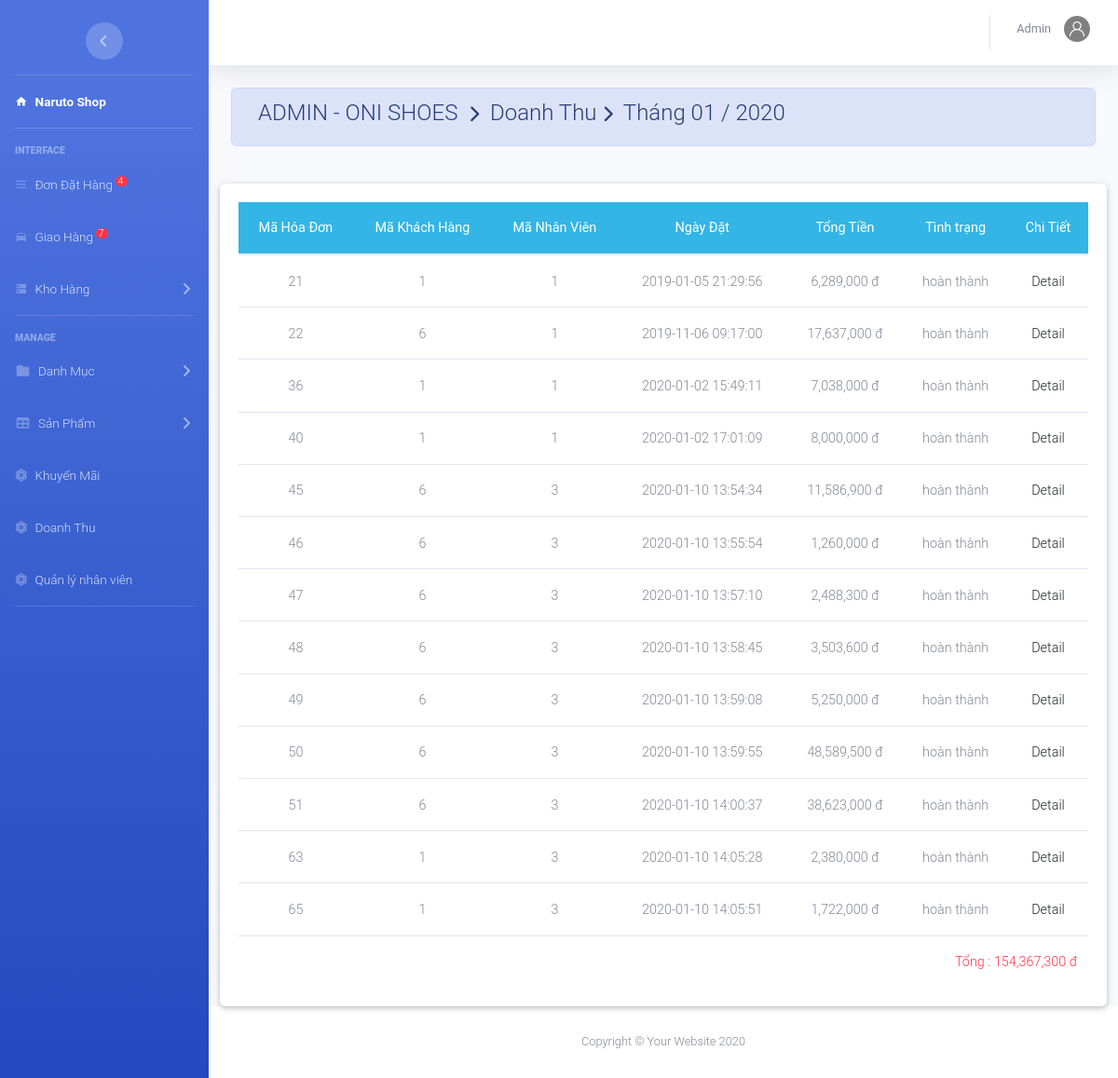
The app's page /admin/index.php?action=danhthu&view=ctdt&thang=1&nam=2020 (signed in) with its own data.
### tables this page shows
CREATE TABLE `hoadon` (
  `MaHD` int(11) NOT NULL,
  `MaKH` int(11) NOT NULL,
  `MaNV` int(11) DEFAULT NULL,
  `NgayDat` datetime DEFAULT current_timestamp(),
  `NgayGiao` datetime DEFAULT NULL,
  `TinhTrang` varchar(20) DEFAULT NULL,
  `TongTien` decimal(10,0) NOT NULL,
  `MaNVGH` varchar(50) DEFAULT NULL
);

### admin/danhthu/chitiet.php (the view, shortened to what this page needs)
<?php
if (isset($_GET['thang'])) {
	$thang=$_GET['thang'];
	$nam=$_GET['nam'];
	if($thang >=1 and $thang <= 9){
		$thang = '0'.$thang;
	}
	$sql="SELECT * FROM `hoadon` WHERE NgayGiao like '$nam-$thang-%%' and TinhTrang='hoàn thành'";
	$rs=mysqli_query($conn,$sql);
?>
<div class="container-fluid">
	<div class=" alert alert-primary">
	  	<h4 class="page-title">
		     ADMIN - ONI SHOES &#160;<i class="fas fa-chevron-right" style="font-size: 18px"></i>&#160; Doanh Thu&#160;<i class="fas fa-chevron-right" style="font-size: 18px"></i>&#160; Tháng <?php echo $thang.' / '. $nam ?>
		</h4>
	</div><br>
	<div class="card card-body row">
		<table class="table table-hover m-auto text-center" style="font-size: 13px;">
			<thead class="badge-info">
				<tr>
					<th>Mã Hóa Đơn</th> <th>Mã Khách Hàng</th><th>Mã Nhân Viên</th><th>Ngày Đặt</th><th>Tổng Tiền</th><th>Tình trạng</th><th>Chi Tiết</th>
				</tr>
			</thead>
		<tbody>
			 <?php $so=0;
				 while ($row=mysqli_fetch_array($rs)) { ?>
					<tr>
						<td><?php echo $row['MaHD']; ?></td><td><?php echo $row['MaKH']; ?></td><td><?php echo $row['MaNV']; ?></td><td><?php echo $row['NgayDat']; ?></td><td><?php echo number_format($row['TongTien']).' đ'; ?></td><td><?php echo $row['TinhTrang']; ?></td>
						<td><a href="index.php?action=xldathang&view=ctdh&mahd=<?php echo $row['MaHD']; ?>" >Detail </a></td>
					</tr>
			 <?php	$so=$so+$row['TongTien'];} ?>
			<tr  class="text-right text-danger" style="font-size: 150%">
				<td colspan="7"> Tổng : <?php echo number_format($so).' đ'; ?></td>
			</tr>
		</tbody>
		</table>
	</div>
</div><?php  }
?><div class="container-fluid">

### records on screen
hoadon: MaHD "21", MaKH "1", MaNV "1", NgayDat "2019-01-05 21:29:56", TongTien "6,289,000", TinhTrang "hoàn thành"
hoadon: MaHD "22", MaKH "6", MaNV "1", NgayDat "2019-11-06 09:17:00", TongTien "17,637,000", TinhTrang "hoàn thành"
hoadon: MaHD "36", MaKH "1", MaNV "1", NgayDat "2020-01-02 15:49:11", TongTien "7,038,000", TinhTrang "hoàn thành"
hoadon: MaHD "40", MaKH "1", MaNV "1", NgayDat "2020-01-02 17:01:09", TongTien "8,000,000", TinhTrang "hoàn thành"
hoadon: MaHD "45", MaKH "6", MaNV "3", NgayDat "2020-01-10 13:54:34", TongTien "11,586,900", TinhTrang "hoàn thành"
hoadon: MaHD "46", MaKH "6", MaNV "3", NgayDat "2020-01-10 13:55:54", TongTien "1,260,000", TinhTrang "hoàn thành"
hoadon: MaHD "47", MaKH "6", MaNV "3", NgayDat "2020-01-10 13:57:10", TongTien "2,488,300", TinhTrang "hoàn thành"
hoadon: MaHD "48", MaKH "6", MaNV "3", NgayDat "2020-01-10 13:58:45", TongTien "3,503,600", TinhTrang "hoàn thành"
hoadon: MaHD "49", MaKH "6", MaNV "3", NgayDat "2020-01-10 13:59:08", TongTien "5,250,000", TinhTrang "hoàn thành"
hoadon: MaHD "50", MaKH "6", MaNV "3", NgayDat "2020-01-10 13:59:55", TongTien "48,589,500", TinhTrang "hoàn thành"
hoadon: MaHD "51", MaKH "6", MaNV "3", NgayDat "2020-01-10 14:00:37", TongTien "38,623,000", TinhTrang "hoàn thành"
hoadon: MaHD "63", MaKH "1", MaNV "3", NgayDat "2020-01-10 14:05:28", TongTien "2,380,000", TinhTrang "hoàn thành"
hoadon: MaHD "65", MaKH "1", MaNV "3", NgayDat "2020-01-10 14:05:51", TongTien "1,722,000", TinhTrang "hoàn thành"

### other values on screen
$dem "4"
$dem "7"
$nv['TenNV'] "Admin"
$thang "01"
$nam "2020"
$so "154,367,300"
